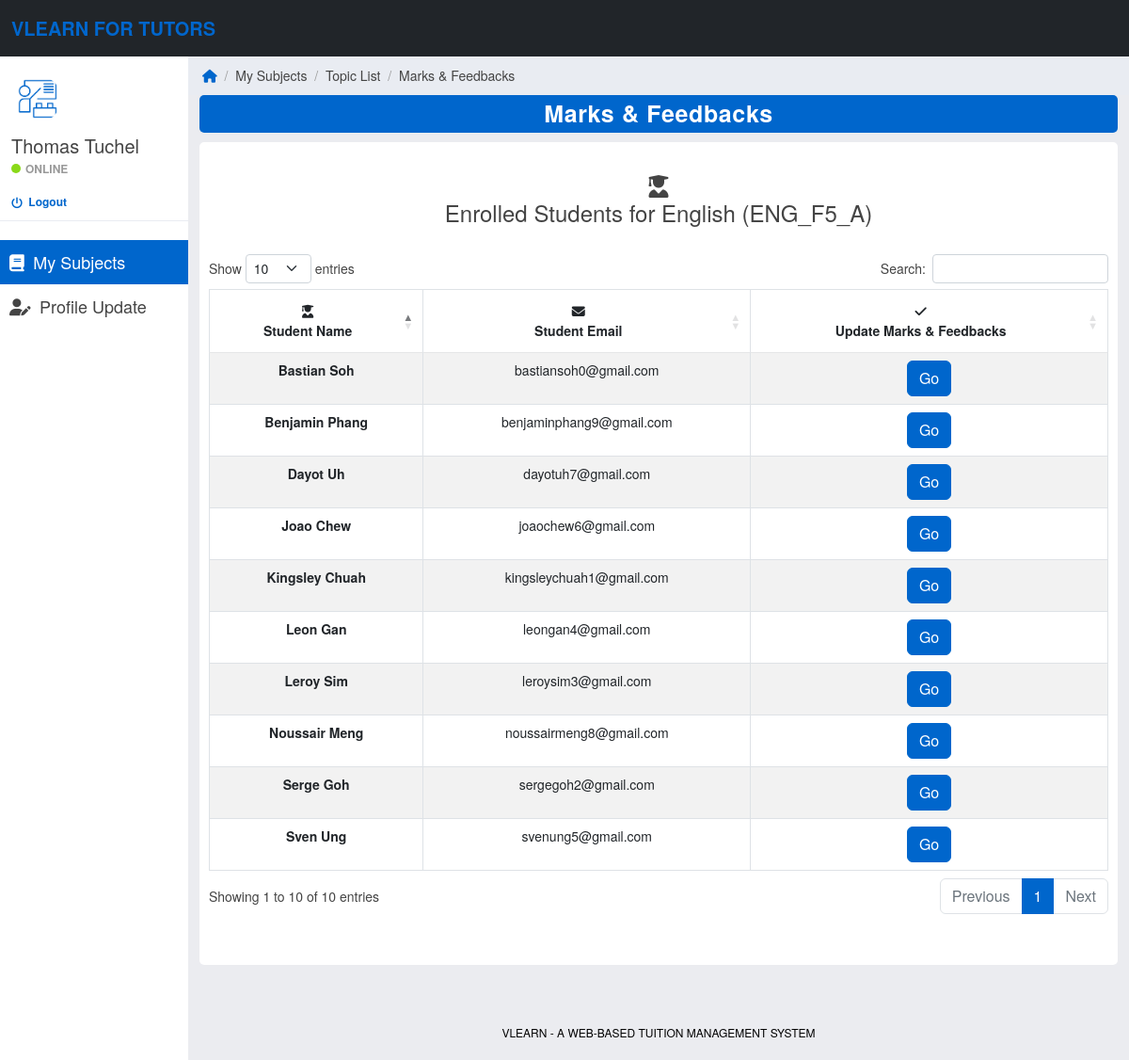
Screenshot of /tutor-marks-feedbacks.php?subjectId=2&topicId=2 (signed in) with the database file from the repository.
### tables this page shows
CREATE TABLE `tutors` (
  `tutorId` int(11) UNSIGNED NOT NULL,
  `tutorName` varchar(100) NOT NULL,
  `tutorEmail` varchar(100) NOT NULL,
  `tutorPassword` varchar(100) NOT NULL,
  `tutorSpeciality` varchar(30) NOT NULL,
  `tutorStartDate` date NOT NULL,
  `tutorIsActive` tinyint(1) NOT NULL
);

CREATE TABLE `subjects` (
  `subjectId` int(11) UNSIGNED NOT NULL,
  `tutorId` int(11) UNSIGNED NOT NULL,
  `subjectName` varchar(100) NOT NULL,
  `subjectCode` varchar(20) NOT NULL,
  `subjectEducationLevel` varchar(20) NOT NULL,
  `subjectStage` varchar(20) NOT NULL,
  `subjectCategory` varchar(30) NOT NULL,
  `subjectSession` varchar(20) NOT NULL,
  `subjectCreationDate` date NOT NULL,
  `subjectShowOrHide` tinyint(1) NOT NULL
);

CREATE TABLE `enrolments` (
  `enrolmentId` int(11) UNSIGNED NOT NULL,
  `studentId` int(11) UNSIGNED NOT NULL,
  `subjectId` int(11) UNSIGNED NOT NULL,
  `enrolmentDate` date NOT NULL,
  `enrolmentIsActive` tinyint(1) NOT NULL
);

CREATE TABLE `students` (
  `studentId` int(11) UNSIGNED NOT NULL,
  `studentName` varchar(100) NOT NULL,
  `studentEmail` varchar(100) NOT NULL,
  `studentPassword` varchar(100) NOT NULL,
  `studentEducationLevel` varchar(20) NOT NULL,
  `studentStage` varchar(20) NOT NULL,
  `studentSubjects` varchar(100) NOT NULL,
  `studentRegistrationDate` date NOT NULL
);

### tutor-marks-feedbacks.php (the view, shortened to what this page needs)
<?php
    include('includes/database-connection.php');
    if(strlen($_SESSION['VLearnTutorSessionCounter']) == 0) {
        header('location:tutor-logout-auto.php');
    }
    else {
?>
<!DOCTYPE html>
<html lang="en">
<head>
    <?php
        include('includes/head-styles.php');
    ?>
    <link rel="stylesheet" type="text/css" href="https://cdn.datatables.net/1.13.4/css/dataTables.bootstrap5.min.css"/>
    <link rel="stylesheet" href="css/datatables.css" type="text/css">
</head>
<body>
	<?php
		include_once('includes/tutor-header.php');
		include_once('includes/tutor-sidebar.php');
    ?>
    <div class="col-sm-9 offset-sm-3 col-lg-10 offset-lg-2">
        <div class="row main">
            <ol class="breadcrumb">
                <li><a href="tutor-home.php"><em class="fa fa-home" style="font-size: 14px; color: #0066cc;"></em></a></li>
                <li style="color: #999999;">&nbsp; / &nbsp;</li>
                <li>My Subjects</li>
                <li style="color: #999999;">&nbsp; / &nbsp;</li>
                <li>Topic List</li>
                <li style="color: #999999;">&nbsp; / &nbsp;</li>
                <li>Marks & Feedbacks</li>
            </ol>
        </div>
        <div class="row main">
            <div class="col-md-12">
                <div class="panel panel-primary">
                    <div class="panel-heading">Marks & Feedbacks</div>
                </div>
            </div>
        </div>
        <div class="row main">
            <div class="col-md-12">
                <div class="panel panel-default">
                    <div class="panel-body easypiechart-panel">
                        <?php
                            if(isset($_GET['subjectId']) && is_numeric($_GET['subjectId']) && isset($_GET['topicId']) && is_numeric($_GET['topicId'])) {
                                $subjectId = $_GET['subjectId'];
                                $topicId = $_GET['topicId'];
                                $qry = "SELECT subjectName, subjectCode FROM subjects WHERE subjectId=$subjectId";
                                $res = mysqli_query($con, $qry);
                                while($qrow = $res->fetch_assoc()) {
                                    $subjectName = $qrow['subjectName'];
                                    $subjectCode = $qrow['subjectCode'];
                                }
                        ?>
                        <br>
                        <h4><b><span class="fas fa-user-graduate" aria-hidden="true"></span><br>Enrolled Students for <?php echo $subjectName; ?> (<?php echo $subjectCode; ?>)</b></h4>
                        <br>
                        <div class="col-md-10" style="width: 100%;">
                            <table id="table15" class="table table-bordered table-striped">
                                <thead>
                                    <tr>
                                        <th style="text-align: center"><span class="fas fa-user-graduate"></span><br>Student Name</th>
                                        <th style="text-align: center"><span class="fa fa-envelope"></span><br>Student Email</th>
                                        <th style="text-align: center"><span class="fa fa-check"></span><br>Update Marks & Feedbacks</th>
                                    </tr>
                                </thead>
                                <tbody>
                                    <?php
                                        $sql = "SELECT studentId FROM enrolments WHERE subjectId=$subjectId AND enrolmentIsActive=1 ORDER BY studentId";
                                        $result = mysqli_query($con, $sql);
                                        if(mysqli_num_rows($result) == 0) {
                                            echo "<p class='message'>There are no enrolled students for this subject.</p>";
                                        }
                                        else {
                                            while($row = $result->fetch_assoc()) {
                                                $studentId = $row['studentId'];
                                                $query = "SELECT studentName, studentEmail FROM students WHERE studentId=$studentId";
                                                $ret = mysqli_query($con, $query);
                                                while($srow = $ret->fetch_assoc()) {
                                                    $studentName = $srow['studentName'];
                                                    $studentEmail = $srow['studentEmail'];
                                                }
                                    ?>
                                    <tr>
                                        <td><b><?php echo $studentName; ?></b></td>
                                        <td><?php echo $studentEmail; ?></td>
                                        <td><a href="tutor-update-marks-feedbacks.php?studentId=<?php echo $studentId; ?>&topicId=<?php echo $topicId; ?>&subjectId=<?php echo $subjectId; ?>"><button class="btn btn-primary">Go</button></a></td>
                                    </tr>
                                    <?php
                                            }
                                        }
                                    ?>
                                </tbody>
                            </table>
                            <br>
                        </div>
                        <?php
                            }
                            else {
                                echo "<script>alert('Something went wrong! Please try again.');</script>";
                            }
                        ?>
                    </div>
                </div>
            </div>
        </div>
        <br><br><br>
    </div>
	<?php
        include_once('includes/footer-enhanced.php');
    ?>
</body>
</html>
<?php
    }
?>

### includes/head-styles.php (shortened to what this page needs)
<link href="https://cdn.jsdelivr.net/npm/bootstrap@5.2.3/dist/css/bootstrap.min.css" rel="stylesheet">
<link rel="stylesheet" href="https://cdnjs.cloudflare.com/ajax/libs/font-awesome/4.7.0/css/font-awesome.min.css">
<link rel="stylesheet" href="css/styles.css" type="text/css">

### includes/tutor-header.php
<nav class="navbar navbar-dark bg-dark fixed-top" role="navigation">
    <div class="container-fluid">
        <div class="navbar-header">
            <a class="navbar-brand" href="tutor-home.php"><span>VLearn for Tutors</span></a>
        </div>
    </div>
</nav>

### includes/tutor-sidebar.php (shortened to what this page needs)
<?php
    include('includes/database-connection.php');
?>
<div id="sidebar-collapse" class="col-sm-3 col-lg-2 sidebar">
    <div class="profile-sidebar">
        <div class="profile-userpic">
            <img src="images/tutor-icon.png" class="img-responsive">
        </div>
        <div class="profile-usertitle">
            <?php
                $tutorId = $_SESSION['VLearnTutorSessionCounter'];
                $ret = mysqli_query($con, "SELECT tutorName FROM tutors WHERE tutorId=$tutorId");
                $row = mysqli_fetch_array($ret);
                $tutorName = $row['tutorName'];
            ?>
            <div class="profile-usertitle-name">
                <?php
                    echo $tutorName;
                ?>
            </div>
            <div class="profile-usertitle-status">
                <span class="indicator label-success"></span>Online
            </div>
            <div class="profile-logout">
                <a href="tutor-logout.php?logout=true"><i class="fa fa-power-off fa-lg" style="font-size: 12px; color: #0066cc;" aria-hidden="true">&nbsp;</i> Logout</a>
            </div>
        </div>
    </div>
    <ul class="nav menu">
        <li
            <?php
                if(PAGE == 'MySubjects') {
                    echo "class='active'";
                }
            ?>
        >
            <a href="tutor-home.php"><em class="fa fa-book">&nbsp;</em> My Subjects</a>
        </li>
        <li
            <?php
                if(PAGE == 'ProfileUpdate') {
                    echo "class='active'";
                }
            ?>
        >
            <a href="tutor-profile-update.php"><em class="fa-solid fa-user-pen">&nbsp;</em> Profile Update</a>
        </li>
    </ul>
</div>

### includes/footer-enhanced.php
<div class="col-sm-9 offset-sm-3 col-lg-10 offset-lg-2">
    <p class="back-link">VLearn - A Web-based Tuition Management System</p>
</div>

### css/styles.css (style rules this page uses)
body { background: #ebecf0; padding-top: 60px; font-size: 14px; color: #444444; font-family: "Montserrat", "Helvetica Neue", Helvetica, Arial, sans-serif; }
p { color: #000; }
a, a:hover, a:focus { color: transparent; }
h1, h2, h3, h4, h5, h6 { color: #444444; }
h3, h4 { font-weight: 300; }
.navbar-header .navbar-brand { color: #fff; font-size: 20px; text-transform: uppercase; font-weight: 550; height: 60px; padding-top: 18px; }
.navbar-header .navbar-brand span { color: #0066cc; }
.btn-primary, .btn-primary:hover, .btn-primary:focus, .btn-primary:active, .btn-primary.active, .open > .dropdown-toggle.btn-primary, .btn-primary.disabled, .btn-primary[disabled], fieldset[disabled] .btn-primary, .btn-primary.disabled:hover, .btn-primary[disabled]:hover, fieldset[disabled] .btn-primary:hover, .btn-primary.disabled:focus, .btn-primary[disabled]:focus, fieldset[disabled] .btn-primary:focus, .btn-primary.disabled:active, .btn-primary[disabled]:active, fieldset[disabled] .btn-primary:active, .btn-primary.disabled.active, .btn-primary[disabled].active, fieldset[disabled] .btn-primary.active { background-color: #0066cc; border-color: #0066cc; }
.label-success { background-color: #8ad919; }
.panel { border: 0; }
.panel-primary > .panel-heading { background-color: #0066cc; color: #fff; border: none; border-radius: 5px; }
.panel-heading { font-size: 25px; font-weight: bold; letter-spacing: 0.025em; height: 40px; line-height: 38px; text-align: center; }
.navbar { border: 0; padding-top: 15px; padding-bottom: 15px; }
.main { margin-left: 0; margin-right: 0; }
.sidebar { display: block; padding: 0; display: none; box-shadow: none; background: #fff; }
.sidebar ul { margin: 20px 0px; text-decoration: none; }
.sidebar ul.nav { display: block; }
@media (min-width: 576px) { .sidebar { display: block; position: fixed; top: 60px; bottom: 0; left: 0; z-index: 1000; display: block; margin: 0; padding: 0; overflow-x: hidden; overflow-y: auto; } }
@media (min-width: 576px) { .navbar-header { width: 100%; } }
.sidebar ul.nav .active a, .sidebar ul.nav li.parent a.active, .sidebar ul.nav .active > a:hover, .sidebar ul.nav li.parent a.active:hover, .sidebar ul.nav .active > a:focus, .sidebar ul.nav li.parent a.active:focus { text-decoration: none; color: #fff; background-color: #0066cc; display: block; }
.sidebar ul.nav li a { font-size: 18px; padding: 10px 0px 10px 10px; color: #444444; text-decoration: none; display: block; }
.profile-sidebar { padding: 10px 0; border-bottom: 1px solid #e9ecf2; }
.indicator { width: 10px; height: 10px; display: inline-block; border-radius: 9999px; margin-right: 5px; }
.profile-userpic img { float: left; margin: 10px 0px 0px 15px; width: 50px; height: 50px; border-radius: 9999px !important; }
.profile-usertitle { float: left; text-align: left; margin: 10px 0 0 12px; }
.profile-usertitle-name { font-size: 20px; margin-bottom: 0px; color: #444444; }
.profile-usertitle-status { text-transform: uppercase; color: #999999; font-size: 12px; font-weight: 600; margin-bottom: 15px; }
.breadcrumb { border-radius: 0; padding: 10px 15px 10px 15px; background: #e9ecf2; margin: 0; }
.easypiechart-panel { text-align: center; padding: 1px 0; margin-bottom: 20px; }
.table { background: #fff; }
.table > thead > tr > th { border-bottom: 1px solid #e6e7e8; vertical-align: middle; height: 50px; }
p.back-link { text-align: center; margin-bottom: 20px; font-size: 12px; text-transform: uppercase; }
.profile-logout > a { font-size: 12px; font-weight: 600; margin-bottom: 0px; text-decoration: none; color: #0066cc; }
div.panel-default { background-color: #fff; border-radius: 5px; padding: 10px; margin-top: 10px; }

### rows the page displays
tutors: tutorName "Thomas Tuchel"
subjects: subjectName "English", subjectCode "ENG_F5_A"
enrolments: studentId.studentName "Kingsley Chuah", studentId.studentEmail "kingsleychuah1@gmail.com"
enrolments: studentId.studentName "Serge Goh", studentId.studentEmail "sergegoh2@gmail.com"
enrolments: studentId.studentName "Leroy Sim", studentId.studentEmail "leroysim3@gmail.com"
enrolments: studentId.studentName "Leon Gan", studentId.studentEmail "leongan4@gmail.com"
enrolments: studentId.studentName "Sven Ung", studentId.studentEmail "svenung5@gmail.com"
enrolments: studentId.studentName "Joao Chew", studentId.studentEmail "joaochew6@gmail.com"
enrolments: studentId.studentName "Dayot Uh", studentId.studentEmail "dayotuh7@gmail.com"
enrolments: studentId.studentName "Noussair Meng", studentId.studentEmail "noussairmeng8@gmail.com"
enrolments: studentId.studentName "Benjamin Phang", studentId.studentEmail "benjaminphang9@gmail.com"
enrolments: studentId.studentName "Bastian Soh", studentId.studentEmail "bastiansoh0@gmail.com"
